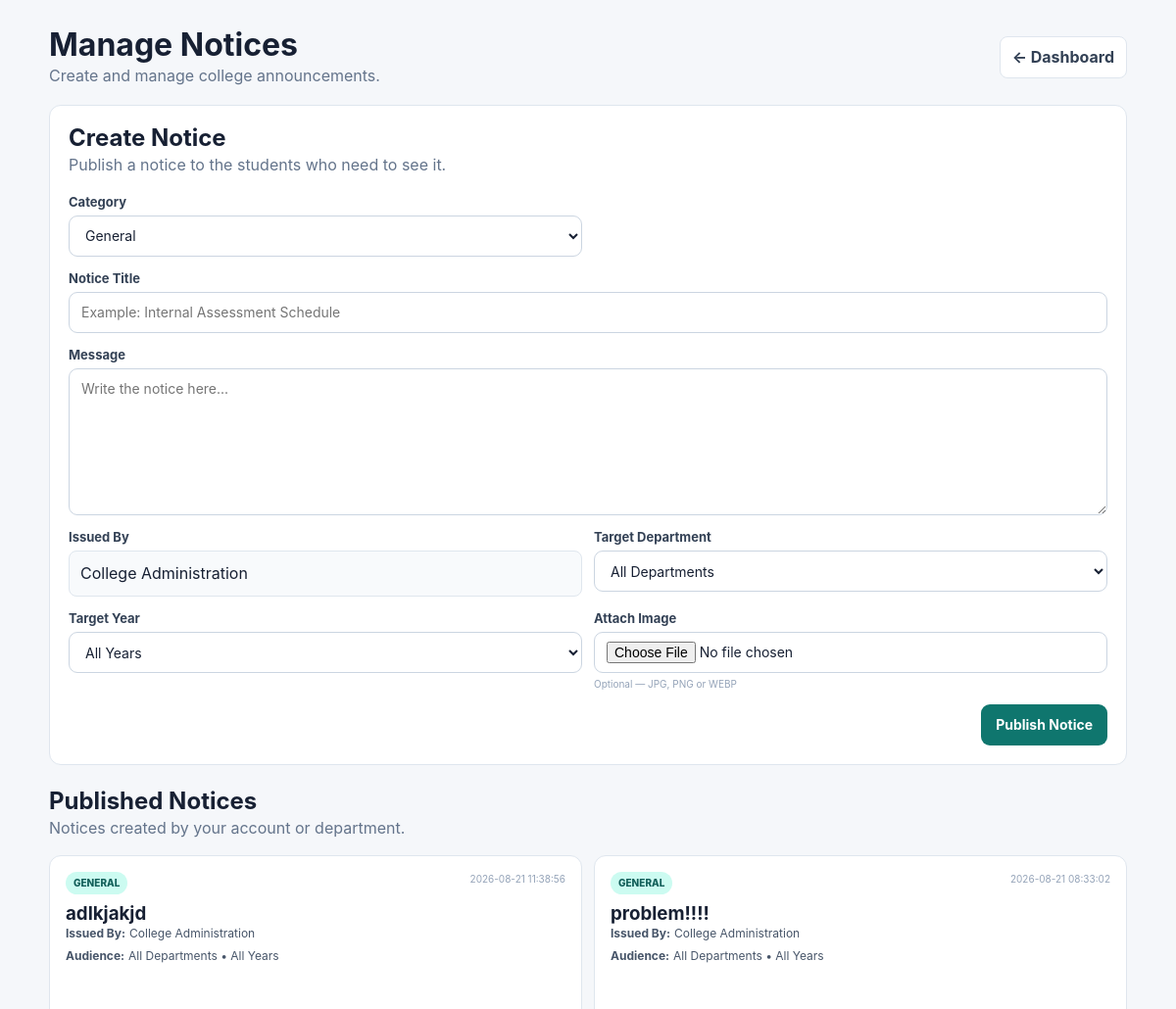
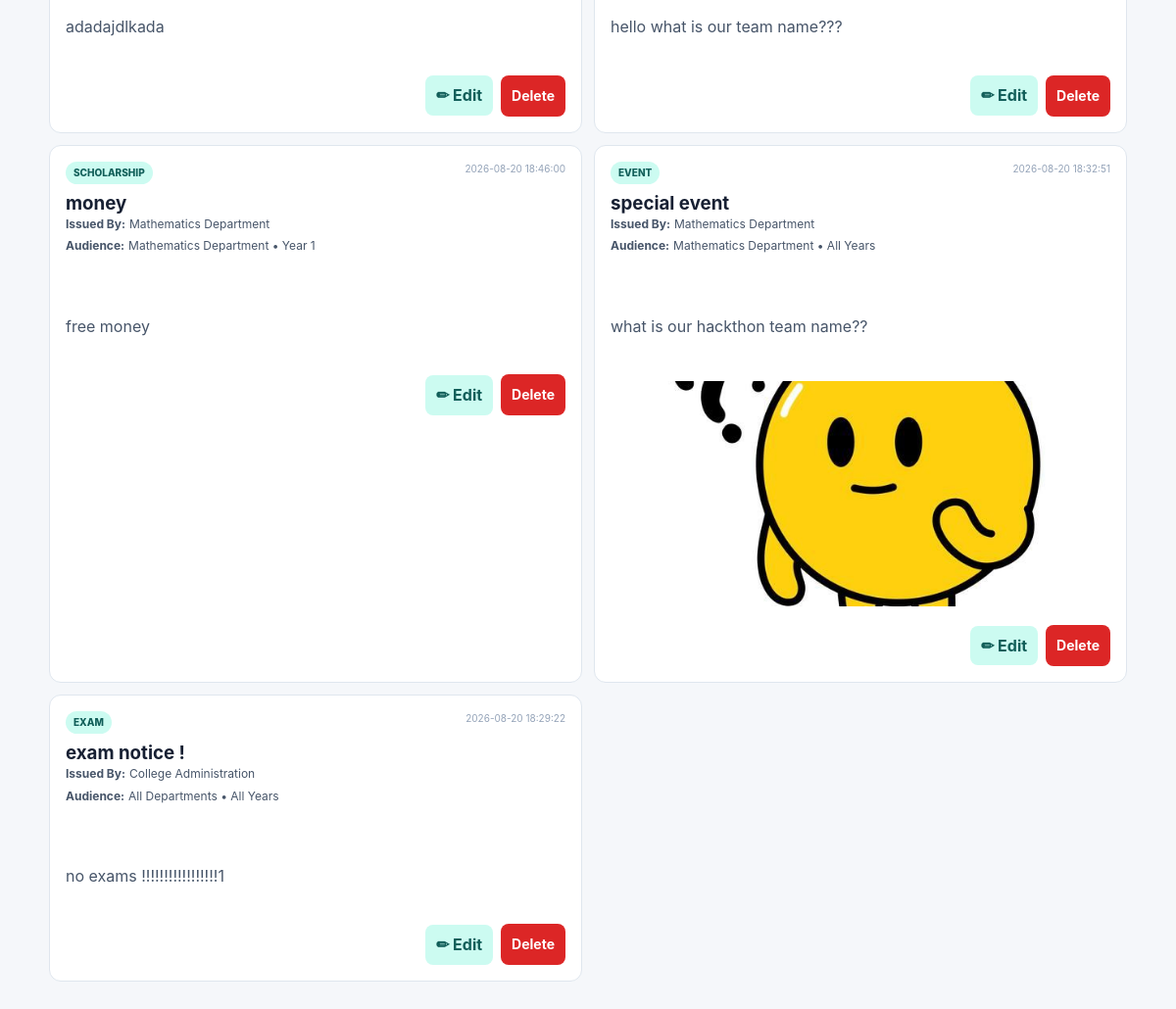
The app's page /admin/notices (signed in), older data (2 pictures, top to bottom).
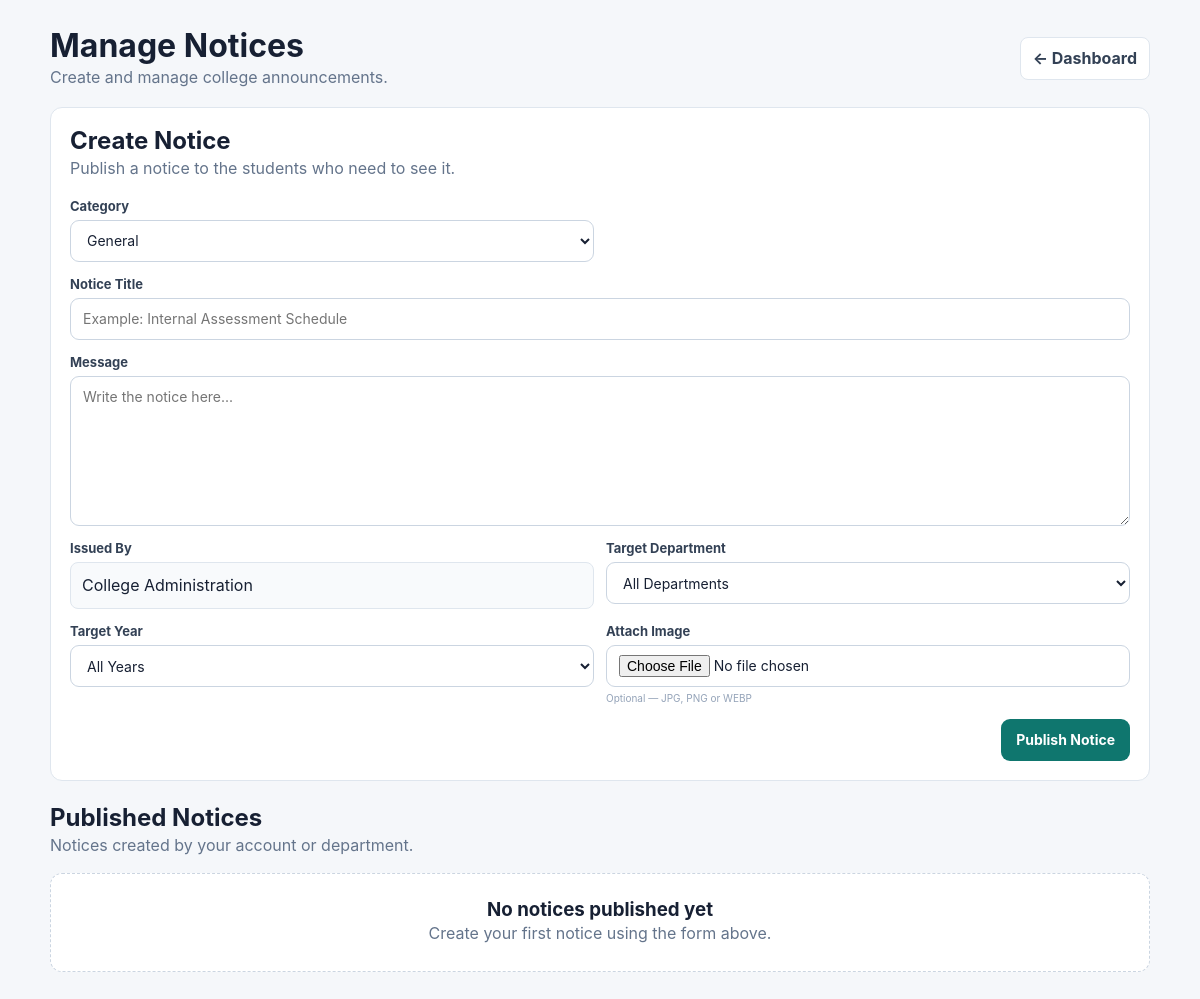
The same page, newer data.
### tables this page shows
CREATE TABLE notices (

            notice_id INTEGER PRIMARY KEY AUTOINCREMENT,

            title TEXT NOT NULL,

            message TEXT NOT NULL,

            category TEXT DEFAULT 'General',

            image TEXT,

            issued_department_id INTEGER,

            target_department_id INTEGER,

            target_year INTEGER,

            created_by TEXT,

            created_at TEXT DEFAULT CURRENT_TIMESTAMP, is_pinned
            INTEGER DEFAULT 0,

            FOREIGN KEY (issued_department_id)
            REFERENCES departments(department_id),

            FOREIGN KEY (target_department_id)
            REFERENCES departments(department_id),

            FOREIGN KEY (created_by)
            REFERENCES admins(admin_id)
        );

CREATE TABLE departments (

            department_id INTEGER PRIMARY KEY AUTOINCREMENT,

            name TEXT UNIQUE NOT NULL,

            description TEXT,

            hod_name TEXT,

            hod_email TEXT,

            hod_phone TEXT,

            department_location TEXT
        );

### app.py (the view, shortened to what this page needs)
@app.route(
    "/admin/notices",
    methods=["GET", "POST"]
)
def manage_notices():
    if session.get("user_type") != "admin":
        return redirect(
            url_for("login")
        )
    role = session.get("role")
    department_id = session.get(
        "department_id"
    )
    department_name = session.get(
        "department_name"
    )
    admin_id = session.get(
        "admin_id"
    )
    categories = [
        "General",
        "Academic",
        "Exam",
        "Event",
        "Urgent",
        "Scholarship",
        "Library"
    ]
    departments = get_all_departments()
    notices = get_notices_for_admin(
        role,
        department_id
    )
    return render_template(
        "manage_notices.html",
        notices=notices,
        departments=departments,
        categories=categories,
        role=role,
        department_id=department_id,
        department_name=department_name
    )

### app.py (called while the page is built)
@app.context_processor
def inject_app_name():
    return {
        "app_name": app.config["APP_NAME"]
    }

### database/database.py (called while the page is built)
def connect_database():
    os.makedirs(
        DATA_DIR,
        exist_ok=True
    )
    connection = sqlite3.connect(
        DB_PATH
    )
    connection.row_factory = sqlite3.Row
    connection.execute(
        "PRAGMA foreign_keys = ON"
    )
    return connection

def get_all_departments():
    connection = connect_database()
    cursor = connection.cursor()
    cursor.execute("""
        SELECT *

        FROM departments

        ORDER BY name
    """)
    departments = cursor.fetchall()
    connection.close()
    return departments

### templates/manage_notices.html (shortened to what this page needs)
<!DOCTYPE html>
<html lang="en">
<head>
    <link
        rel="stylesheet"
        href="{{ url_for('static', filename='css/manage_notices.css') }}?v=1"
    >
</head>
<body class="notice-admin-body">
<div class="notice-admin-container">
    <div class="notice-admin-header">
        <div>
            <h1>
                Manage Notices
            </h1>
            <p>
                Create and manage college announcements.
            </p>
        </div>
        <a
            href="{{ url_for('admin_dashboard') }}"
            class="notice-back-button"
        >
            ← Dashboard
        </a>
    </div>
    <section class="notice-create-card">
        <div class="notice-section-title">
            <h2>
                Create Notice
            </h2>
            <p>
                Publish a notice to the students who need to see it.
            </p>
        </div>
        <form
            method="POST"
            enctype="multipart/form-data"
            class="notice-form"
        >
            <div class="notice-form-group">
                <label for="category">
                    Category
                </label>
                <select
                    id="category"
                    name="category"
                    required
                >
                    {% for category in categories %}
                        <option value="{{ category }}">
                            {{ category }}
                        </option>
                    {% endfor %}
                </select>
            </div>
            <div class="notice-form-group notice-full-width">
                <label for="title">
                    Notice Title
                </label>
                <input
                    type="text"
                    id="title"
                    name="title"
                    placeholder="Example: Internal Assessment Schedule"
                    required
                >
            </div>
            <div class="notice-form-group notice-full-width">
                <label for="message">
                    Message
                </label>
                <textarea
                    id="message"
                    name="message"
                    rows="6"
                    placeholder="Write the notice here..."
                    required
                ></textarea>
            </div>
            <div class="notice-form-group">
                <label>
                    Issued By
                </label>
                {% if role == "department_admin" %}
                    <div class="notice-fixed-value">
                        {% if department_name == "Library" %}
                            Library
                        {% else %}
                            {{ department_name }} Department
                        {% endif %}
                    </div>
                {% else %}
                    <div class="notice-fixed-value">
                        College Administration
                    </div>
                {% endif %}
            </div>
            <div class="notice-form-group">
                <label>
                    Target Department
                </label>
                {% if role == "department_admin" %}
                    <div class="notice-fixed-value">
                        {% if department_name == "Library" %}
                            All Departments
                        {% else %}
                            {{ department_name }} Department
                        {% endif %}
                    </div>
                {% else %}
                    <select
                        id="target_department_id"
                        name="target_department_id"
                    >
                        <option value="">
                            All Departments
                        </option>
                    </select>
                {% endif %}
            </div>
            <div class="notice-form-group">
                <label for="target_year">
                    Target Year
                </label>
                <select
                    id="target_year"
                    name="target_year"
                >
                    <option value="">
                        All Years
                    </option>
                </select>
            </div>
            <div class="notice-form-group">
                <label for="noticeImage">
                    Attach Image
                </label>
                <input
                    type="file"
                    id="noticeImage"
                    name="image"
                    accept="image/png,image/jpeg,image/webp"
                >
                <small class="notice-form-help">
                    Optional — JPG, PNG or WEBP
                </small>
            </div>
            <div class="notice-form-actions notice-full-width">
                <button
                    type="submit"
                    class="notice-publish-button"
                >
                    Publish Notice
                </button>
            </div>
        </form>
    </section>
    <section class="published-notices-section">
        <div class="notice-section-title">
            <h2>
                Published Notices
            </h2>
            <p>
                Notices created by your account or department.
            </p>
        </div>
        {% if notices %}
            <div class="published-notice-grid">
                {% for notice in notices %}
                    <article class="published-notice-card">
                        <div class="published-notice-top">
                            <span class="notice-category-badge">
                                {{ notice["category"] or "General" }}
                            </span>
                            <span class="notice-date">
                                {{ notice["created_at"] }}
                            </span>
                        </div>
                        <h3>
                            {{ notice["title"] }}
                        </h3>
                        <div class="notice-meta-row">
                            <strong>
                                Issued By:
                            </strong>
                            {% if notice["issued_department_name"] %}
                                <span>
                                    {{
                                        notice[
                                            "issued_department_name"
                                        ]
                                    }}
                                    Department
                                </span>
                            {% else %}
                                <span>
                                    College Administration
                                </span>
                            {% endif %}
                        </div>
                        <div class="notice-meta-row">
                            <strong>
                                Audience:
                            </strong>
                            <span>
                                {% if notice["target_department_name"] %}
                                    {{
                                        notice[
                                            "target_department_name"
                                        ]
                                    }}
                                    Department
                                {% else %}
                                    All Departments
                                {% endif %}
                                {% if notice["target_year"] %}
                                    •
                                    Year
                                    {{ notice["target_year"] }}
                                {% else %}
                                    • All Years
                                {% endif %}
                            </span>
                        </div>
                        <p class="published-notice-message">
                            {{ notice["message"] }}
                        </p>
                        {% if notice["image"] %}
                            <img
                                src="{{
                                    url_for(
                                        'static',
                                        filename=
                                        'uploads/notices/'
                                        +
                                        notice['image']
                                    )
                                }}"
                                class="published-notice-image"
                                alt="Notice attachment"
                            >
                        {% endif %}
                        <div class="published-notice-actions">
    <a
        href="{{
            url_for(
                'edit_notice',
                notice_id=notice['notice_id']
            )
        }}"
        class="notice-edit-button"
    >
        ✏ Edit
    </a>
    <form
        method="POST"
        action="{{
            url_for(
                'delete_admin_notice',
                notice_id=notice['notice_id']
            )
        }}"
    >
        <button
            type="submit"
            class="notice-delete-button"
        >
            Delete
        </button>
    </form>
</div>
                    </article>
                {% endfor %}
            </div>
        {% else %}
            <div class="notice-empty-state">
                <h3>
                    No notices published yet
                </h3>
                <p>
                    Create your first notice using the form above.
                </p>
            </div>
        {% endif %}
    </section>
</div>
</body>
</html>

### static/css/manage_notices.css (style rules this page uses)
:root { --primary: #0f766e; --primary-dark: #115e59; --primary-soft: #ccfbf1; --accent: #f59e0b; --ink: #172033; --muted: #64748b; --page: #f5f7fa; --surface: #fff; --line: #dfe6ee; --danger: #dc2626; --success: #15803d; --radius: 12px; --shadow: 0 7px 20px rgba(15, 23, 42, .08); }
*, *::before, *::after { box-sizing: border-box; margin: 0; padding: 0; }
html { scroll-behavior: smooth; }
body { min-height: 100vh; color: var(--ink); background: var(--page); font-family: Inter, "Segoe UI", Arial, sans-serif; line-height: 1.55; }
h1, h2, h3, h4 { line-height: 1.2; }
p { color: var(--muted); }
a, button { transition: 160ms ease; }
button, .main-button, .primary-button, .back-button { min-height: 42px; padding: 10px 17px; display: inline-flex; align-items: center; justify-content: center; border: 0; border-radius: 9px; color: #fff; background: var(--primary); font: inherit; font-size: 14px; font-weight: 700; text-decoration: none; cursor: pointer; }
input, select, textarea { width: 100%; min-height: 42px; padding: 9px 12px; border: 1px solid #cbd5e1; border-radius: 9px; color: var(--ink); background: #fff; font: inherit; font-size: 14px; }
textarea { min-height: 100px; resize: vertical; }
.notice-admin-container { width: min(1100px, calc(100% - 30px)); margin: auto; padding: 27px 0 45px; }
.notice-admin-header { margin-bottom: 17px; display: flex; align-items: center; justify-content: space-between; gap: 13px; }
.notice-back-button { padding: 8px 12px; border: 1px solid var(--line); border-radius: 8px; color: #334155; background: #fff; font-weight: 700; text-decoration: none; }
.notice-create-card, .published-notice-card { border: 1px solid var(--line); border-radius: var(--radius); background: #fff; }
.notice-create-card { padding: 19px; }
.notice-section-title { margin-bottom: 15px; }
.notice-form { display: grid; grid-template-columns: repeat(2, 1fr); gap: 12px; }
.notice-form-group { display: flex; flex-direction: column; gap: 4px; }
.notice-form-group label { color: #334155; font-size: 13px; font-weight: 700; }
.notice-full-width { grid-column: 1 / -1; }
.notice-fixed-value, .notice-pin-option, .notice-image-preview { padding: 10px 11px; border: 1px solid var(--line); border-radius: 8px; background: #f8fafc; }
.notice-form-help, .notice-date { color: #94a3b8; font-size: 10px; }
.notice-form-actions, .published-notice-actions { display: flex; justify-content: flex-end; align-items: center; gap: 8px; }
.notice-publish-button { padding: 9px 15px; }
.published-notices-section { margin-top: 23px; }
.notice-empty-state { padding: 25px; border: 1px dashed #cbd5e1; border-radius: var(--radius); background: #fff; text-align: center; }

Row changes from the older to the newer data that the page shows:
removed notices: category "GENERAL", created_at "2026-08-21 11:38:56", title "adlkjakjd", shows "College Administration", shows "All Departments", shows "• All Years", message "adadajdlkada"
removed notices: category "GENERAL", created_at "2026-08-21 08:33:02", title "problem!!!!", shows "College Administration", shows "All Departments", shows "• All Years", message "hello what is our team name???"
removed notices: category "SCHOLARSHIP", created_at "2026-08-20 18:46:00", title "money", name "Mathematics", target_year "1", message "free money"
removed notices: category "EVENT", created_at "2026-08-20 18:32:51", title "special event", name "Mathematics", shows "• All Years", message "what is our hackthon team name??", image (picture)
removed notices: category "EXAM", created_at "2026-08-20 18:29:22", title "exam notice !", shows "College Administration", shows "All Departments", shows "• All Years", message "no exams !!!!!!!!!!!!!!!!!1"
Text that changed along with them:
text now shown: "No notices published yet Create your first notice using the form above."
